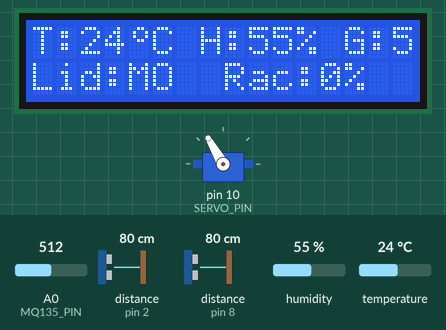
Bench run of a sketch on a simulated Arduino Uno, built with avr-gcc and run on an emulated ATmega328P. Parts: 16×2 character LCD, servo. Wiring (inferred from the names in the program): 2 × ultrasonic range finder: trigger pin 3, echo pin 2 / trigger pin 9, echo pin 8. The inputs (shaded band) are chosen by the test bench; at power-on: distance to the obstacle (sensors on pin 8, pin 2) 80 cm, temperature 24 °C, A0 (MQ135_PIN) = 512, humidity 55 %. The echo pulse lasts 58.3 µs per cm; EEPROM starts erased; servo pulses on a pin are drawn as a servo (544–2400 µs = 0–180°); the audio player accepts every command and is not drawn; what the sketch prints to the serial monitor is not drawn.

Above: at 4.0 s.
4.1 s: distance to the obstacle (sensor on pin 8) set to 2 cm
At 5.2 s:
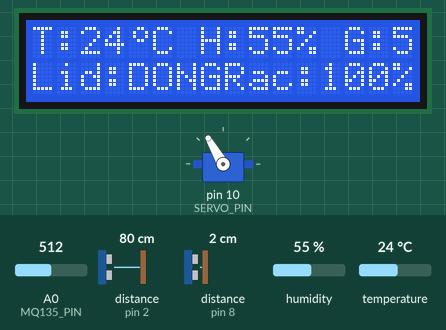
5.7 s: distance to the obstacle (sensor on pin 2) set to 18 cm
11.7 s: distance to the obstacle (sensor on pin 2) set to 14 cm
At 14.0 s:
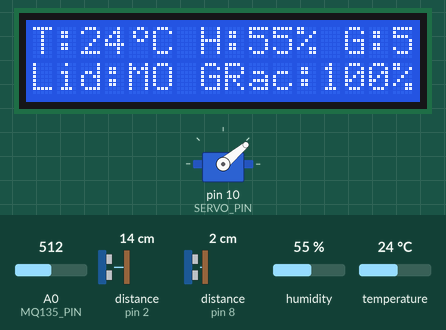
14.3 s: temperature set to 3 °C
At 15.9 s:
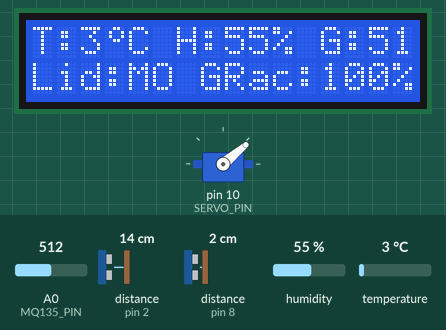
16.7 s: A0 (MQ135_PIN) set to 108
At 18.9 s:
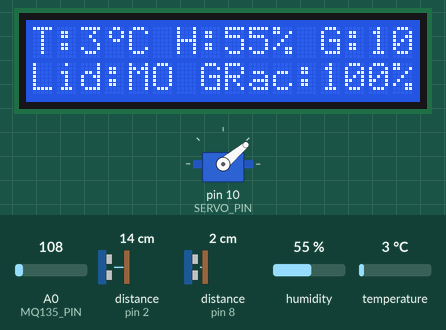
19.2 s: A0 (MQ135_PIN) set to 88
At 22.1 s:
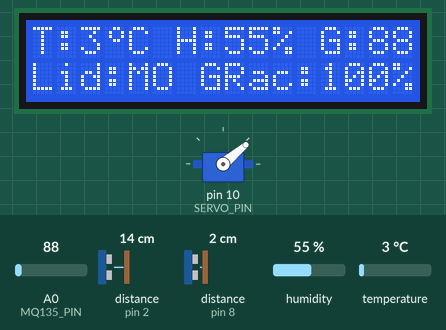
Timing chart, 0 to 23.6 s (numbered marks = the images above; inputs shaded):
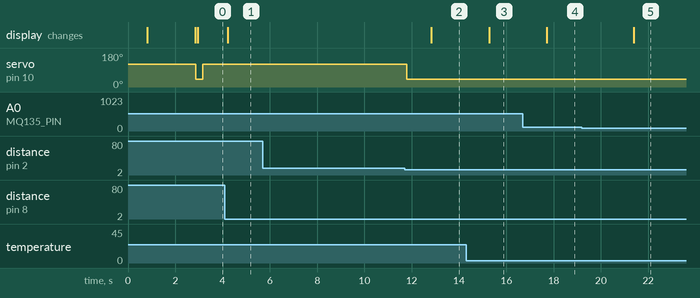

The sketch:

code_arduino.ino
```cpp
#include <Wire.h>
#include <LiquidCrystal_I2C.h>
#include <DHT.h>
#include <SoftwareSerial.h> // Khai báo thư viện giao tiếp ESP8266
#include "DFRobotDFPlayerMini.h" // Thư viện cho DFPlayerMini
#include <EEPROM.h> // Thư viện đọc/ghi bộ nhớ lưu trữ vĩnh viễn EEPROM trên Arduino

// ====== CẤU HÌNH CÁC CHÂN KẾT NỐI (PINS) ======

// --- Chân cảm biến siêu âm đo tay người ---
#define HAND_TRIG_PIN 3
#define HAND_ECHO_PIN 2
#define SERVO_PIN 10       // Động cơ Servo MG996R

// --- Chân cảm biến siêu âm đo mức rác ---
#define GARBAGE_TRIG_PIN 9
#define GARBAGE_ECHO_PIN 8
#define MQ135_PIN A0        // Chân Analog đọc khí Gas
#define DHTPIN 7            // Chân Digital 7 đọc DHT11

// --- Chân giao tiếp với ESP8266 ---
SoftwareSerial espSerial(11, 12); // (RX, TX) ảo trên UNO

// --- Chân giao tiếp với Loa DFPlayer Mini ---
#define DFPLAYER_RX 4
#define DFPLAYER_TX 5
SoftwareSerial dfSerial(DFPLAYER_RX, DFPLAYER_TX);
DFRobotDFPlayerMini myDFPlayer;

// ====== ĐỊNH NGHĨA CÁC THÔNG SỐ ======
#define DHTTYPE DHT11

// Ngưỡng khoảng cách (cm) để mở nắp tự động
const int NGHUONG_KHOANG_CACH = 15;

// Góc quay Servo
const int GOC_MO_NAP = 40;
const int GOC_DONG_NAP = 120;

// ====== KHỞI TẠO ĐỐI TƯỢNG ======
LiquidCrystal_I2C lcd(0x27, 16, 2);
DHT dht(DHTPIN, DHTTYPE);

// ====== CẤU HÌNH BIẾN TOÀN CỤC ======
unsigned long handDuration, garbageDuration;
float handDistance, garbageDistance;
int intGarbageLevel;
int intGasValue;
float nhietDo, doAm;

unsigned long lidOpenTimer = 0; // Thêm biến đếm thời gian giữ nắp mở
const unsigned long LID_HOLD_TIME = 3000; // Thời gian giữ nắp mở (3 giây)
String trangThaiLid = "DONG";

bool lastLidState = false;
bool lastTrashFullState = false;
bool lastGasWarningState = false;
bool lastTempWarningState = false;
bool dfplayerReady = false; // Cờ kiểm tra DFPlayer đã sẵn sàng chưa

// Ký tự độ C đặc biệt hiển thị trên LCD
byte kyTuDoC[8] = {
  B00110, B01001, B01001, B00110,
  B00000, B00000, B00000, B00000
};

// Các biến timer để không làm chậm vòng lặp
unsigned long lastSensorRead = 0;
unsigned long lastDataSend = 0;

// ====== CÁC BIẾN ĐIỀU KHIỂN TỪ XA GHI ĐÈ GIAO DIỆN WEB ======
String manualCommand = "auto"; // "auto", "open", "close"
bool manualAlarm = false;
bool lastManualAlarm = false;

// ====== ĐỊNH NGHĨA STRUCT ĐỂ LƯU CẤU HÌNH VÀO EEPROM VĨNH VIỄN ======
struct ConfigData {
  byte signature;       // Chữ ký xác nhận đã cấu hình (ví dụ 0xAA)
  byte nguongDayRac;    // Ngưỡng đầy rác
  int nguongGas;        // Ngưỡng khí gas (kiểu int chiếm 2 byte)
  byte binHeightVal;    // Chiều cao thùng
  byte volumeVal;       // Âm lượng loa
  byte nguongNhietDo;   // Ngưỡng nhiệt độ cảnh báo
} myConfig;

// Các biến cấu hình động được gán từ bộ nhớ EEPROM hoặc mặc định
int nguongDayRac;
int nguongGas;
int binHeightVal;
int volumeVal;
int nguongNhietDo;

// ====== GỬI LỆNH THÔ ĐẾN DFPLAYER (KHÔNG DÙNG THƯ VIỆN, KHÔNG CHỜ PHẢN HỒI) ======
// Giao thức DFPlayer Mini: [0x7E][0xFF][0x06][CMD][0x00][ParamH][ParamL][ChkH][ChkL][0xEF]
void dfSendCmd(uint8_t cmd, uint16_t arg) {
  uint8_t buf[10];
  buf[0] = 0x7E;                   // Start byte
  buf[1] = 0xFF;                   // Version
  buf[2] = 0x06;                   // Length (luôn = 6)
  buf[3] = cmd;                    // Mã lệnh
  buf[4] = 0x00;                   // Feedback = 0 (KHÔNG YÊU CẦU PHẢN HỒI)
  buf[5] = (uint8_t)(arg >> 8);    // Param byte cao
  buf[6] = (uint8_t)(arg & 0xFF);  // Param byte thấp
  int16_t chk = -(int16_t)(buf[1] + buf[2] + buf[3] + buf[4] + buf[5] + buf[6]);
  buf[7] = (uint8_t)(chk >> 8);    // Checksum byte cao
  buf[8] = (uint8_t)(chk & 0xFF);  // Checksum byte thấp
  buf[9] = 0xEF;                   // End byte

  dfSerial.listen();
  delay(20);
  dfSerial.write(buf, 10);         // BẮN 10 BYTE RỒI ĐI LUÔN, KHÔNG CHỜ
  delay(30);                       // Chờ tín hiệu đi hết dây
  espSerial.listen();              // Trả quyền nghe cho ESP ngay lập tức
}

// ====== HÀM ĐIỀU KHIỂN SERVO BẰNG HARDWARE PWM (CHỐNG GIẬT 100%) ======
// Sử dụng Timer1 của Arduino Uno trên chân D10 (OC1B)
void setupHardwareServo() {
  pinMode(SERVO_PIN, OUTPUT);
  // Reset Timer1
  TCCR1A = 0;
  TCCR1B = 0;
  // Mode 14: Fast PWM, TOP = ICR1
  // COM1B1 = 1: Non-inverting PWM trên chân D10
  TCCR1A |= (1 << WGM11) | (1 << COM1B1);
  TCCR1B |= (1 << WGM13) | (1 << WGM12) | (1 << CS11); // Prescaler = 8

  // Tần số PWM 50Hz (20ms) -> TOP = 39999 (với prescaler 8, CPU 16MHz)
  ICR1 = 39999;
}

void setServoAngle(int angle) {
  // Servo thông thường: 0 độ = 544us, 180 độ = 2400us
  // 1 tick của Timer1 (prescaler 8) = 0.5us
  // 544us = 1088 ticks. 2400us = 4800 ticks. Khoảng cách = 3712 ticks.
  long ticks = 1088 + ((long)angle * 3712) / 180;
  OCR1B = ticks;
}

// Các lệnh DFPlayer Mini thông dụng (đã tra cứu từ datasheet)
void safePlayTrack(int track) { dfSendCmd(0x03, track); }  // 0x03 = Play track
void safeLoopTrack(int track) { dfSendCmd(0x08, track); }  // 0x08 = Loop single track
void safeStopTrack() {
  dfSendCmd(0x16, 0);   // 0x16 = Stop playback
  delay(50);
  dfSendCmd(0x19, 1);   // 0x19 = TắT chế độ Loop (param 1 = disable)
}

void setup() {
  Serial.begin(9600);
  Serial.println("====== KHOI DONG HE THONG THUNG RAC THONG MINH TONG HOP ======");

  // --- ĐỌC CẤU HÌNH VĨNH VIỄN TỪ EEPROM ---
  EEPROM.get(0, myConfig);
  if (myConfig.signature != 0xAC) {
    // Nếu chưa từng cấu hình từ Web (chưa có chữ ký 0xAC), thiết lập mặc định
    Serial.println(F("💾 EEPROM trống hoặc phiên bản cũ! Đang thiết lập cấu hình mặc định ban đầu..."));
    myConfig.signature = 0xAC;
    myConfig.nguongDayRac = 80;
    myConfig.nguongGas = 500;
    myConfig.binHeightVal = 25;
    myConfig.volumeVal = 30; // Chỉnh âm lượng MAX = 30 theo yêu cầu
    myConfig.nguongNhietDo = 29; // Ngưỡng nhiệt độ mặc định 29°C
    EEPROM.put(0, myConfig); // Lưu lại cấu hình mặc định vào EEPROM
  } else {
    Serial.println(F("💾 Đã tìm thấy cấu hình cũ lưu trong bộ nhớ EEPROM!"));
  }

  // Gán cấu hình động từ struct ra các biến sử dụng trong chương trình
  nguongDayRac = myConfig.nguongDayRac;
  nguongGas = myConfig.nguongGas;
  binHeightVal = myConfig.binHeightVal;
  volumeVal = myConfig.volumeVal;
  nguongNhietDo = myConfig.nguongNhietDo;

  Serial.print(F("🔧 Cấu hình hiện tại - Rác: ")); Serial.print(nguongDayRac);
  Serial.print(F("%, Gas: ")); Serial.print(nguongGas);
  Serial.print(F("ppm, Cao: ")); Serial.print(binHeightVal);
  Serial.print(F("cm, Vol: ")); Serial.print(volumeVal);
  Serial.print(F(", Temp: ")); Serial.println(nguongNhietDo);

  espSerial.begin(9600); // Khởi động Serial sang ESP8266

  // Khởi động Serial cho DFPlayer Mini
  dfSerial.begin(9600);

  // SoftwareSerial chỉ lắng nghe được 1 cổng tại 1 thời điểm.
  dfSerial.listen();
  delay(10);
  if (!myDFPlayer.begin(dfSerial)) {
    Serial.println(F("Khong ket noi duoc DFPlayer! Kiem tra day cam hoac the nho."));
    dfplayerReady = false;
  } else {
    Serial.println(F("DFPlayer da san sang."));
    myDFPlayer.volume(volumeVal);  // Đặt âm lượng lấy từ bộ nhớ EEPROM
    dfplayerReady = true;
  }

  // Chuyển sang lắng nghe tín hiệu điều khiển từ ESP8266
  espSerial.listen();

  // Khởi tạo các chân Cảm biến Siêu âm 1 (Đo tay)
  pinMode(HAND_TRIG_PIN, OUTPUT);
  pinMode(HAND_ECHO_PIN, INPUT);

  // Khởi tạo các chân Cảm biến Siêu âm 2 (Mức rác)
  pinMode(GARBAGE_TRIG_PIN, OUTPUT);
  pinMode(GARBAGE_ECHO_PIN, INPUT);

  // Khởi tạo cảm biến MQ-135
  pinMode(MQ135_PIN, INPUT);

  // Khởi tạo cảm biến DHT11
  dht.begin();

  // Khởi tạo và đưa Servo về trạng thái đóng ban đầu bằng Hardware PWM
  setupHardwareServo();
  setServoAngle(GOC_DONG_NAP);

  // Khởi tạo màn hình LCD
  lcd.init();
  lcd.backlight();

  // Đăng ký ký tự đặc biệt biểu tượng độ C vào vị trí số 0
  lcd.createChar(0, kyTuDoC);

  // Màn hình chào mừng lúc khởi động
  lcd.setCursor(0, 0);
  lcd.print("HE THONG IOT ALL");
  lcd.setCursor(0, 1);
  lcd.print("Smart Bin Init..");
  delay(2000);
  lcd.clear();
}

void loop() {
  // ====== BUOC 0: ĐỌC LỆNH ĐIỀU KHIỂN & CẤU HÌNH TỪ ESP8266 (WEB) ======
  if (espSerial.available()) {
    String cmdLine = espSerial.readStringUntil('\n');
    cmdLine.trim();
    if (cmdLine.startsWith("CMD:")) {
      String command = cmdLine.substring(4);
      Serial.print("Nhan lenh tu ESP: ");
      Serial.println(command);

      if (command == "open") {
        manualCommand = "open";
      } else if (command == "close") {
        manualCommand = "close";
      } else if (command == "auto") {
        manualCommand = "auto";
      } else if (command == "play_alarm") {
        manualAlarm = true;
      } else if (command == "stop_alarm") {
        manualAlarm = false;
      }

      // XỬ LÝ LỆNH CẤU HÌNH ĐỘNG TỪ WEB VÀ LƯU VÀO EEPROM: config:trash:gas:height:vol:temp
      else if (command.startsWith("config:")) {
        char tempBuf[50];
        command.toCharArray(tempBuf, 50);
        int trash, gas, height, vol, tempVal = 29;
        int parsed = sscanf(tempBuf, "config:%d:%d:%d:%d:%d", &trash, &gas, &height, &vol, &tempVal);
        if (parsed >= 4) {
          nguongDayRac = trash;
          nguongGas = gas;
          binHeightVal = height;
          volumeVal = vol;
          if (parsed >= 5) {
            nguongNhietDo = tempVal;
          }

          // Ghi đè cấu hình mới vào struct
          myConfig.nguongDayRac = nguongDayRac;
          myConfig.nguongGas = nguongGas;
          myConfig.binHeightVal = binHeightVal;
          myConfig.volumeVal = volumeVal;
          myConfig.nguongNhietDo = nguongNhietDo;

          // Ghi cấu hình mới vĩnh viễn vào bộ nhớ EEPROM
          EEPROM.put(0, myConfig);
          Serial.println(F("💾 Đã lưu cấu hình mới vĩnh viễn vào EEPROM!"));

          // Cập nhật ngay lập tức âm lượng sang DFPlayer Mini
          dfSerial.listen();
          delay(10);
          myDFPlayer.volume(volumeVal);
          delay(10);
          espSerial.listen(); // Trả lại quyền lắng hệ lệnh cho ESP8266
        }
      }
    }
  }

  // ====== BUOC 1: ĐỌC DỮ LIỆU CẢM BIẾN MÔI TRƯỜNG (2 GIÂY/LẦN) ======
  if (millis() - lastSensorRead >= 2000 || lastSensorRead == 0) {
    // 1.1 Đọc DHT11
    float tempNhietDo = dht.readTemperature();
    float tempDoAm = dht.readHumidity();

    if (isnan(tempDoAm) || isnan(tempNhietDo)) {
      Serial.println("Loi: Khong doc duoc tu DHT11!");
    } else {
      nhietDo = tempNhietDo;
      doAm = tempDoAm;
    }

    // 1.2 Đọc MQ-135 Khí Gas
    intGasValue = analogRead(MQ135_PIN);
    lastSensorRead = millis();
  }

  // ====== BUOC 2: ĐO KHOẢNG CÁCH TAY VÀ ĐIỀU KHIỂN NẮP ======
  digitalWrite(HAND_TRIG_PIN, LOW);
  delayMicroseconds(2);
  digitalWrite(HAND_TRIG_PIN, HIGH);
  delayMicroseconds(10);
  digitalWrite(HAND_TRIG_PIN, LOW);

  handDuration = pulseIn(HAND_ECHO_PIN, HIGH, 30000);
  handDistance = handDuration * 0.034 / 2;

  // Quyết định trạng thái nắp (Hỗ trợ ghi đè thủ công từ Web)
  bool shouldOpen = false;
  if (manualCommand == "open") {
    shouldOpen = true;
  } else if (manualCommand == "close") {
    shouldOpen = false;
  } else {
    // Chế độ tự động: Có tay thì mở và cập nhật mốc thời gian
    if (handDistance > 0 && handDistance < NGHUONG_KHOANG_CACH) {
      shouldOpen = true;
      lidOpenTimer = millis(); // Ghi nhớ thời điểm cuối cùng nhìn thấy tay
    }
    // Nếu không thấy tay, nhưng chưa hết 3 giây chờ -> vẫn giữ mở
    else if (millis() - lidOpenTimer < LID_HOLD_TIME) {
      shouldOpen = true;
    }
    // Hết thời gian chờ -> đóng nắp
    else {
      shouldOpen = false;
    }
  }

  // Điều khiển Servo và cập nhật trạng thái
  if (shouldOpen != lastLidState) {
    if (shouldOpen) {
      setServoAngle(GOC_MO_NAP);
      trangThaiLid = "MO ";
    } else {
      setServoAngle(GOC_DONG_NAP);
      trangThaiLid = "DONG";
    }
  }

  // ====== BUOC 3: ĐO MỨC RÁC HIỆN TẠI (DÙNG CHIỀU CAO THÙNG CẤU HÌNH ĐỘNG) ======
  // CHỈ ĐO VÀ CẬP NHẬT MỨC RÁC KHI NẮP ĐÃ ĐÓNG HOÀN TOÀN (shouldOpen == false)
  // Tránh việc đưa tay vào hoặc nắp mở làm cảm biến đo sai lệch (nhảy số lung tung)
  if (!shouldOpen) {
    digitalWrite(GARBAGE_TRIG_PIN, LOW);
    delayMicroseconds(2);
    digitalWrite(GARBAGE_TRIG_PIN, HIGH);
    delayMicroseconds(10);
    digitalWrite(GARBAGE_TRIG_PIN, LOW);

    garbageDuration = pulseIn(GARBAGE_ECHO_PIN, HIGH, 30000);
    garbageDistance = garbageDuration * 0.034 / 2;

    // Kiểm tra khoảng cách đo được có hợp lệ hay không (không quá cao vượt chiều cao thùng)
    if (garbageDistance > 0 && garbageDistance < (binHeightVal + 10)) {
      intGarbageLevel = map(garbageDistance, binHeightVal, 5, 0, 100);
      intGarbageLevel = constrain(intGarbageLevel, 0, 100);
    }
  }

  // ====== BUOC 3.5: ĐIỀU KHIỂN LOA DFPLAYER ======
  bool currentTrashFull = (intGarbageLevel >= nguongDayRac);

  // 3.5.1 Lệnh còi hú từ giao diện Web ghi đè
  if (dfplayerReady && (manualAlarm != lastManualAlarm)) {
    if (manualAlarm) {
      Serial.println(F("🔊 [LOA BÁO ĐỘNG] -> Kích hoạt từ Web! Vòng lặp Bài 1..."));
      safeLoopTrack(1);
    } else {
      Serial.println(F("🔇 [LOA BÁO ĐỘNG] -> Tắt còi báo động từ Web!"));
      safeStopTrack();
    }
    lastManualAlarm = manualAlarm;
  } else if (!dfplayerReady) {
    lastManualAlarm = manualAlarm;
  }

  // 3.5.2 Chế độ tự động phát âm thanh khi còi hú tắt
  if (dfplayerReady && !manualAlarm) {
    // Trạng thái nắp thay đổi (Mở hoặc Đóng)
    if (shouldOpen != lastLidState) {
      if (shouldOpen) {
        if (currentTrashFull) {
          Serial.println(F("🔊 [LOA] -> Thung rac DAY! Phat canh bao (Bai 4)..."));
          safePlayTrack(4);
        } else {
          Serial.println(F("🔊 [LOA] -> Nap MO! Xin moi ban bo rac (Bai 3)..."));
          safePlayTrack(3);
        }
      } else {
        Serial.println(F("🔊 [LOA] -> Nap DONG! Xin cam on da bo rac (Bai 2)."));
        safePlayTrack(2);
      }
      lastLidState = shouldOpen;
    }

    // Phát cảnh báo khi thùng rác vừa đầy lúc nắp đang đóng (phát 1 lần cảnh báo)
    if (currentTrashFull != lastTrashFullState) {
      if (currentTrashFull && !shouldOpen) {
        Serial.println(F("🔊 [LOA] -> Thung rac VUA DAY! Phat canh bao mot lan (Bai 4)..."));
        safePlayTrack(4);
      }
      lastTrashFullState = currentTrashFull;
    }

    // 3.5.3 Phát cảnh báo khi rò rỉ khí gas vượt ngưỡng (phát 1 lần)
    bool currentGasWarning = (intGasValue >= nguongGas);
    if (currentGasWarning != lastGasWarningState) {
      if (currentGasWarning && !shouldOpen) {
        Serial.println(F("🔊 [LOA] -> PHÁT HIỆN KHÍ LẠ! Phát cảnh báo (Bài 5)..."));
        safePlayTrack(5);
      }
      lastGasWarningState = currentGasWarning;
    }

    // 3.5.4 Phát cảnh báo khi nhiệt độ bất thường >= 40°C (phát 1 lần)
    bool currentTempWarning = (nhietDo >= (float)nguongNhietDo);
    if (currentTempWarning != lastTempWarningState) {
      if (currentTempWarning && !shouldOpen) {
        Serial.println(F("🔊 [LOA] -> NHIỆT ĐỘ BẤT THƯỜNG! Phát cảnh báo (Bài 6)..."));
        safePlayTrack(6);
      }
      lastTempWarningState = currentTempWarning;
    }
  } else if (!dfplayerReady) {
    // Nếu không cắm loa, chỉ in log debug chứ không gọi lệnh âm thanh
    if (shouldOpen != lastLidState) {
      if (shouldOpen) {
        Serial.println(F("⚠️ [DEBUG LOA] -> Nap MO (Bỏ qua phát nhạc vì chưa cắm loa)"));
      } else {
        Serial.println(F("⚠️ [DEBUG LOA] -> Nap DONG (Bỏ qua phát nhạc vì chưa cắm loa)"));
      }
      lastLidState = shouldOpen;
    }
    lastTrashFullState = currentTrashFull;
    lastGasWarningState = (intGasValue >= nguongGas);
    lastTempWarningState = (nhietDo >= (float)nguongNhietDo);
  } else {
    // Khi đang bật còi báo động: vẫn cập nhật trạng thái để không bị lệch khi tắt còi
    lastLidState = shouldOpen;
    lastTrashFullState = currentTrashFull;
    lastGasWarningState = (intGasValue >= nguongGas);
    lastTempWarningState = (nhietDo >= (float)nguongNhietDo);
  }

  // ====== BUOC 4 & 5: HIỂN THỊ LCD VÀ GỬI JSON (1 GIÂY/LẦN) ======
  if (millis() - lastDataSend >= 1000 || lastDataSend == 0) {
    // Hàng 1: T:xx*C H:xx% G:xxxx
    lcd.setCursor(0, 0);
    lcd.print("T:");
    lcd.print((int)nhietDo);
    lcd.write(0);
    lcd.print("C H:");
    lcd.print((int)doAm);
    lcd.print("% G:");
    lcd.print(intGasValue);
    lcd.print("   ");

    // Hàng 2: Lid:DONG Rac:xxx%
    lcd.setCursor(0, 1);
    lcd.print("Lid:");
    lcd.print(trangThaiLid);
    lcd.setCursor(8, 1);
    lcd.print("Rac:");
    lcd.print(intGarbageLevel);
    lcd.print("%  ");

    // Gom dữ liệu vào JSON
    String jsonData = "{";
    jsonData += "\"garbage_level\":" + String(intGarbageLevel) + ",";
    jsonData += "\"gas\":" + String(intGasValue) + ",";
    jsonData += "\"humidity\":" + String((int)doAm) + ",";
    jsonData += "\"temperature\":" + String((int)nhietDo) + ",";
    jsonData += "\"is_lid_open\":" + String(shouldOpen ? "true" : "false");
    jsonData += "}";

    // Gửi dữ liệu qua Serial ảo sang ESP8266
    espSerial.println(jsonData);

    // DEBUG PRINT RA CỔNG SERIAL MÁY TÍNH
    Serial.print("HandDist:"); Serial.print(handDistance); Serial.print("cm | ");
    Serial.print("Mode:"); Serial.print(manualCommand); Serial.print(" | ");
    Serial.print(" Rac:"); Serial.print(intGarbageLevel); Serial.print("% | ");
    Serial.print(" Gas:"); Serial.print(intGasValue); Serial.print(" | ");
    Serial.print(" Json:"); Serial.println(jsonData);

    lastDataSend = millis();
  }

  // ====== TRỄ NGẮN ĐỂ TRÁNH QUÁ TẢI CPU ======
  delay(30);
}
```

Measured:
- the behaviour switches between 16 and 15 cm on distance to the obstacle (sensor on pin 2) (found by bisection; images 1 and 2)
- after the input at 4.1 s, the display: changes after 0.11 s (image 1)
- after the input at 5.7 s, every drawn part: stays the same
- after the input at 11.7 s, servo on pin 10 (SERVO_PIN): 120° → 40° after 0.10 s; the display: changes after 1.1 s (image 2)
- after the input at 14.3 s, the display: changes after 0.98 s (image 3)
- after the input at 16.7 s, the display: changes after 1.0 s (image 4)
- after the input at 19.2 s, the display: changes after 2.2 s (image 5)
